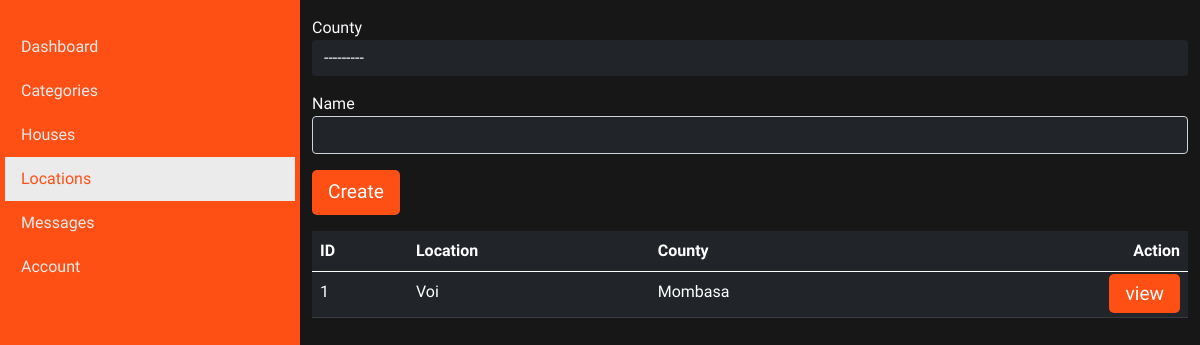
Before: /staff/locations/ with the older database file.
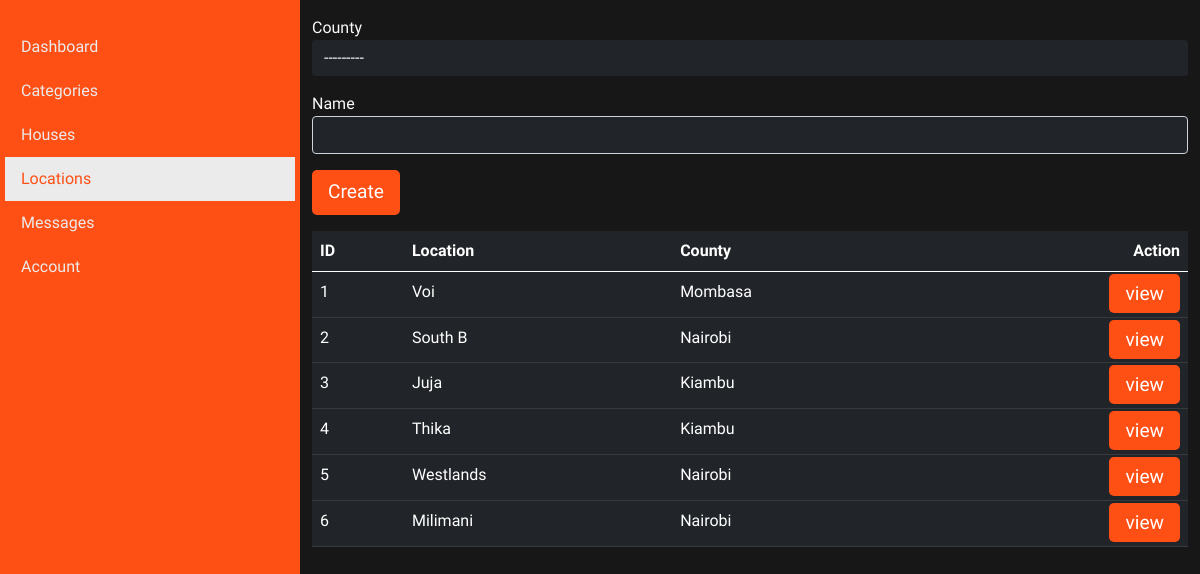
After: the same page with the newer database file.
### staff/models.py (models this page shows, shortened)
class Location(models.Model):
    COUNTY_CHOICES =(
        (1, "Mombasa"),
        (2, "Kwale"),
        (3, "Kilifi"),
        (4, "Tana River"),
        (11, "Isiolo"),
        (12, "Meru"),
        (14, "Embu"),
        (16, "Machakos"),
        (19, "Nyeri"),
        (20, "Kirinyaga"),
        (22, "Kiambu"),
        (32, "Nakuru"),
        (36, "Bomet"),
        (37, "Kakamega"),
        (42, "Kisumu"),
        (47, "Nairobi")
    )
    county=models.IntegerField(choices=COUNTY_CHOICES)
    name=models.CharField(max_length=100)

### staff/views.py (the view)
# urls.py: path('locations/', locations, name="locations"),
def locations(request):
    form = LocationForm()
    if request.method == "POST":
        form = LocationForm(request.POST)
        if form.is_valid:
            form.save()
            form = LocationForm()
    context = {
        "form": form,
        "locations": Location.objects.all()
    }
    return render(request, "staff/locations.html", context)

### staff/forms.py
class LocationForm(ModelForm):
    class Meta:
        model=Location
        fields='__all__'

### templates/staff/locations.html (shortened to what this page needs)
{% extends "layouts/staff_base.html" %}
{% load static %}
{% load widget_tweaks %}
{% block content %}
    <div class="container">
        <form action="{% url 'staff:locations' %}" class="mt-3" method="POST">
            {% include 'components/form.html' %}
            <button type="submit" class="btn-custom-secondary">Create</button>
        </form>
        <table class="table table-dark table-hover mt-3">
            <thead>
                <th>ID</th>
                <th>Location</th>
                <th>County</th>
                <th class="text-end">Action</th>
            </thead>
            <tbody>
                {% for location in locations %}
                    <tr>
                        <td>{{ location.id }}</td>
                        <td>{{ location.name }}</td>
                        <td>{{ location.get_county_display }}</td>
                        <td class="text-end"><a href="{% url 'staff:location-houses' location.id %}" class="btn-custom-secondary">view</a></td>
                    </tr>
                {% endfor %}
            </tbody>
        </table>
    </div>
{% endblock %}

### templates/layouts/staff_base.html (shortened to what this page needs)
{% load static %}
<!DOCTYPE html>
<html lang="en">
<head>
    <link rel="stylesheet" href="{% static 'css/style.css' %}">
    <link rel="stylesheet" href="{% static 'css/dashboard.css' %}">
    <link href="https://cdn.jsdelivr.net/npm/bootstrap@5.0.2/dist/css/bootstrap.min.css" rel="stylesheet">
    <link rel="stylesheet" href="https://cdnjs.cloudflare.com/ajax/libs/font-awesome/4.7.0/css/font-awesome.min.css">
</head>
<body>
    {% include 'components/staff/sidebar.html' %}
    <div class="dashboard-content">
        {% block content %}{% endblock %}
    </div>
</body>
</html>

### templates/components/staff/sidebar.html (shortened to what this page needs)
{% load static %}
{% url 'staff:dashboard' as dashboard_url %}
{% url 'staff:locations' as locations_url %}
{% url 'staff:houses' as houses_url %}
{% url 'staff:messages' as messages_url %}
<div class="sidebar">
    <ul>
        <li>
            <a
                href="{{ dashboard_url }}"
            >Dashboard</a>
        </li>
        <li>
            <a
                href="#categories"
            >Categories</a>
        </li>
        <li>
            <a
                href="{{ houses_url }}"
            >Houses</a>
        </li>
        <li>
            <a
                href="{{ locations_url }}"
                {% if request.path == locations_url %}class="active"{% endif %}
            >Locations</a>
        </li>
        <li>
            <a
                href="{{ messages_url }}"
            >Messages</a>
        </li>
        <li>
            <a href="#account">Account</a>
        </li>
    </ul>
</div>

### templates/components/form.html (shortened to what this page needs)
{% load static %}
{% load widget_tweaks %}
{% for input in form %}
    <div class="form-group">
        <label class="font-weight-bold text-light">{{ input.label }} {% if field.required %}<span class="text-danger">*</span>{% endif %}</label>
        <p>{{ input|add_class:'form-control bg-dark text-light' }}</p>
    </div>
{% endfor %}

### customer/static/css/style.css (style rules this page uses)
:root { --primary-color: rgb(23, 23, 23); --secondary-color: #FE4F14; --secondary-color-brighter:#E26137; --primary-variant: #EBEBEB; --secondary-variant: rgb(0, 20, 44); --secondary-variant-brighter: rgb(11, 35, 65); --default-font: 'Ubuntu', sans-serif; --variant-font: 'PT Sans', sans-serif; --heading-weight: 900; --title-weight:700; --smaller-title-weight:500; }
* { margin:0; padding:0; box-sizing: border-box; font-family: var(--default-font); border-style: none; }
body { background-color: var(--primary-color) !important; color: var(--primary-variant) !important; min-height: 100vh; }
nav ul li a, .btn-custom-secondary { font-size: 1.2rem; }
.btn-custom-secondary, .btn-custom-secondary-variant { padding: 8px 16px; border-radius: 5px; text-decoration: none; color:white; font-size: 1.2rem; text-align: center; border:none; }
.btn-custom-secondary { background-color: var(--secondary-color); }
select { border: none !important; }

### customer/static/css/dashboard.css (style rules this page uses)
:root { --primary-color: rgb(23, 23, 23); --secondary-color: #FE4F14; --secondary-color-brighter:#E26137; --secondary-color-darker: #a2300a; --primary-variant: #EBEBEB; --secondary-variant: rgb(0, 20, 44); --secondary-variant-brighter: rgb(11, 35, 65); --default-font: 'Ubuntu', sans-serif; --variant-font: 'PT Sans', sans-serif; --heading-weight: 900; --title-weight:700; --smaller-title-weight:500; }
* { margin:0; padding:0; box-sizing: border-box; font-family: var(--default-font); border-style: none; }
.sidebar { position:fixed; z-index: 5; height:100vh; width: 25vw !important; left:0; top:0; background-color: var(--secondary-color); align-items: start; }
.dashboard-content { position:absolute; right: 0; top:0; left: 25vw; }
.sidebar ul { list-style: none; width:100% !important; padding:0; margin:25px 0 0 0; }
.sidebar ul li { margin:0px 5px; }
.sidebar ul li a { color: var(--primary-variant); padding: 10px 16px; display: block; text-align: start; text-decoration: none; }
.active { color: var(--secondary-color) !important; background-color: var(--primary-variant) !important; }

Changed rows visible on the page:
added Location: id "2", name "South B", county "Nairobi"
added Location: id "3", name "Juja", county "Kiambu"
added Location: id "4", name "Thika", county "Kiambu"
added Location: id "5", name "Westlands", county "Nairobi"
added Location: id "6", name "Milimani", county "Nairobi"
